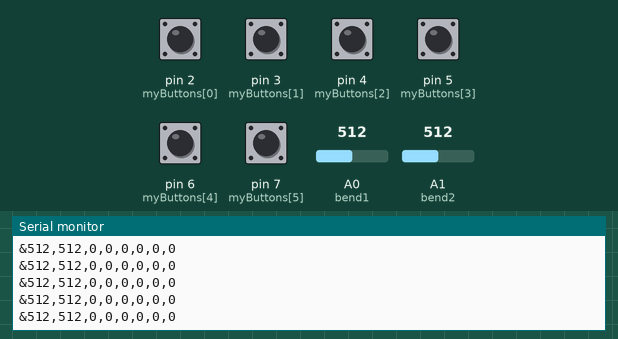
The sketch below on a simulated Arduino Leonardo, built with avr-gcc and run on an emulated ATmega32U4. Parts: the last lines printed to the serial monitor. The test bench sets the inputs (shaded band); at power-on: pin 2 (myButtons[0]), pin 3 (myButtons[1]), pin 4 (myButtons[2]), pin 5 (myButtons[3]), pin 6 (myButtons[4]), pin 7 (myButtons[5]) HIGH, A0 (bend1) = 512, A1 (bend2) = 512.

Above: at 1.2 s.
1.3 s: A0 (bend1) set to 716
At 1.9 s:
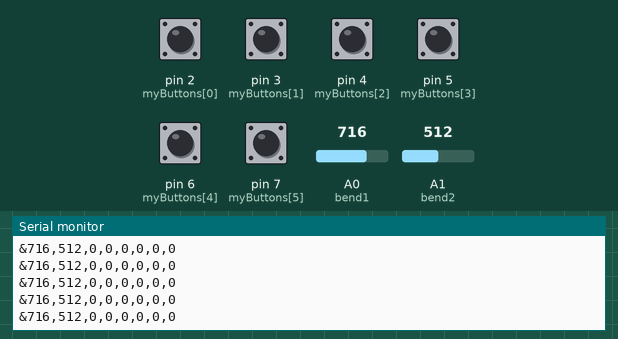
2.8 s: A1 (bend2) set to 716
At 3.4 s:
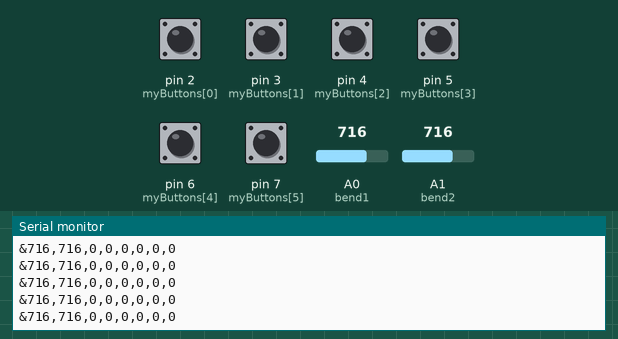
4.3 s: pin 2 (myButtons[0]) pulled LOW for 0.15 s
5.9 s: pin 3 (myButtons[1]) pulled LOW for 0.15 s
7.5 s: pin 4 (myButtons[2]) pulled LOW for 0.15 s
9.1 s: A1 (bend2) set to 0
At 9.6 s:
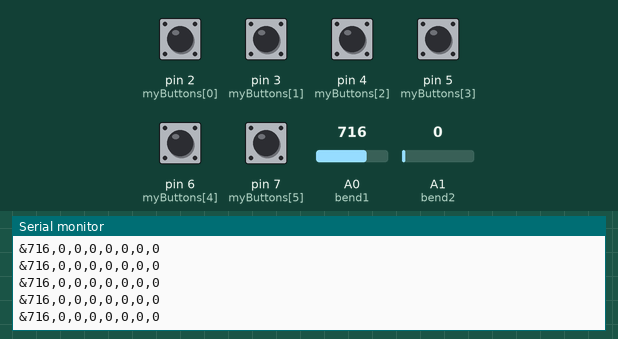
Timing chart, 0 to 12.1 s (numbered marks = the images above; inputs shaded):
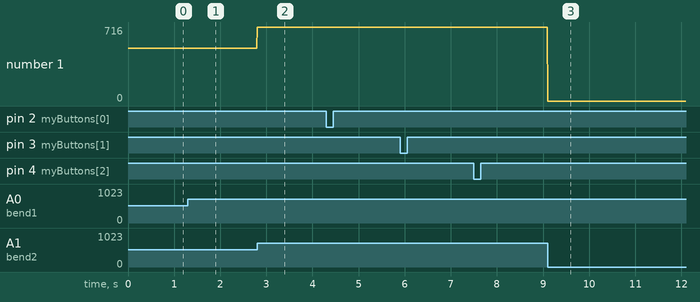

The sketch:

BentrollerSerialOutput.ino
```cpp
#include <Keyboard.h>
//
const int bend1 = 0;
const int bend2 = 1;

int myButtons[6] = {2,3,4,5,6,7};
int myPreviousKeyStatus[6] = {0,0,0,0,0,0};
int myKeys[6] = {'w','a','s','d','k','l'};

void setup() {
  // put your setup code here, to run once:
  pinMode(2, INPUT);
  pinMode(3, INPUT);
  pinMode(4, INPUT);
  pinMode(5, INPUT);
  pinMode(6, INPUT);
  pinMode(7, INPUT);
  //pinMode(8, INPUT);.
  //pinMode(9, INPUT);
  //pinMode(10, INPUT);

  Serial.begin(9600);
}
//
void loop() {
  //put your main code here, to run repeatedly:
  String input = "";

  int myKeyStatus[6] = {0,0,0,0,0,0};

  for(int i=0; i<6; i++)
  {
    if(digitalRead(myButtons[i]) == LOW)
    {
      myKeyStatus[i] = 1;
    }
    else {
      myKeyStatus[i] = 0;
    }
    //input += myKeyStatus[i];
  }

  for(int j=0; j<6; j++)
  {
    if(myKeyStatus[j] == 1 && myPreviousKeyStatus[j] != 1)
    {
     //Keyboard.press(myKeys[j]);
    }
    else if(myKeyStatus[j] == 0 && myPreviousKeyStatus[j] != 0)
    {
      //Keyboard.release(myKeys[j]);
    }

    myPreviousKeyStatus[j] = myKeyStatus[j];
  }

  input += "&";
  input += String(analogRead(bend1));
  input += ",";
  input += String(analogRead(bend2));
  input += ",";
  input += String(myKeyStatus[0]);
  input += ",";
  input += String(myKeyStatus[1]);
  input += ",";
  input += String(myKeyStatus[2]);
  input += ",";
  input += String(myKeyStatus[3]);
  input += ",";
  input += String(myKeyStatus[4]);
  input += ",";
  input += String(myKeyStatus[5]);


  Serial.println(input);
  Serial.flush();
  delay(10);
}
```

Measured:
- after the input at 1.3 s, the serial monitor: prints a new line at once (image 1)
- after the input at 2.8 s, the serial monitor: prints a new line at once (image 2)
- after the input at 9.1 s, the serial monitor: prints a new line at once (image 3)
